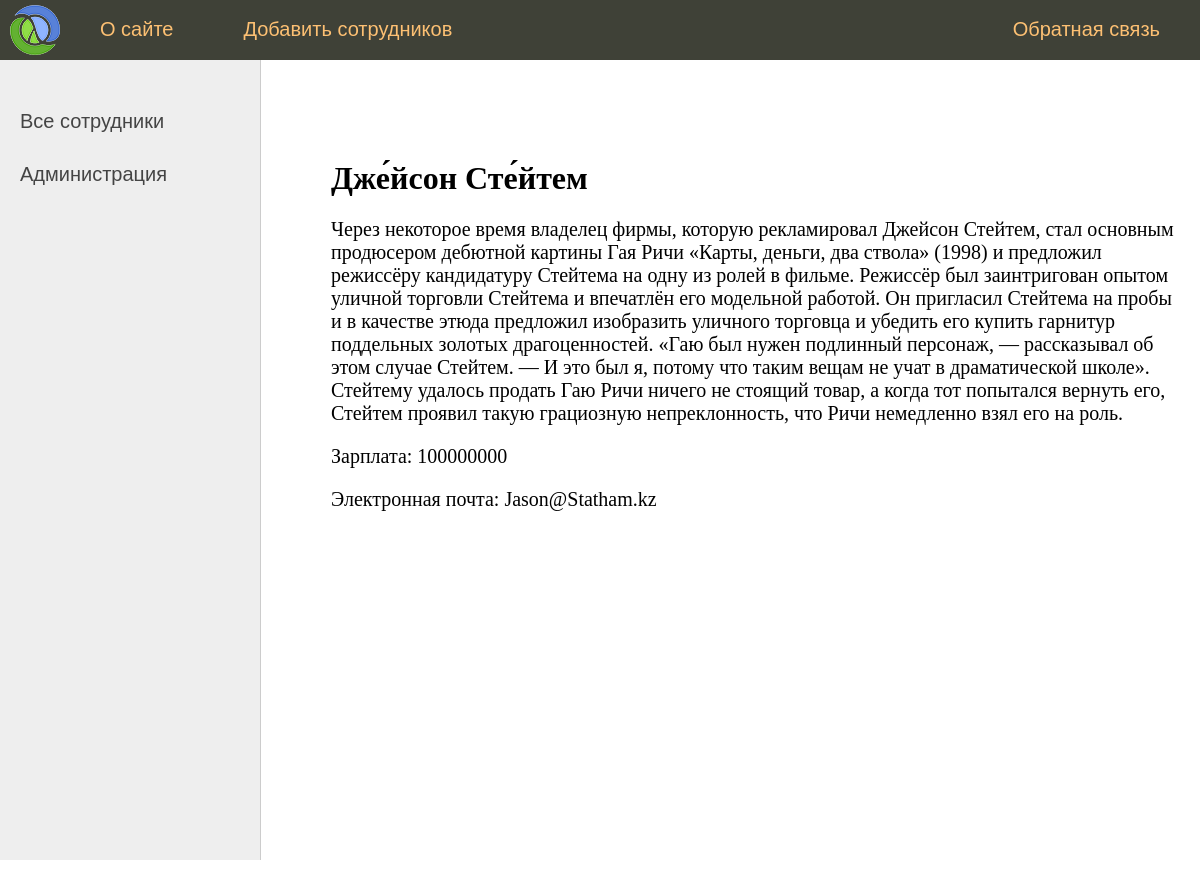
/post/Jason@Statham.kz/, run on the app's committed database.
### article/models.py (models this page shows, shortened)
class User(models.Model):
    title = models.CharField(max_length=255, verbose_name="ФИО")
    slug = models.CharField(max_length=255, unique=True, db_index=True, verbose_name="Эл. почта")
    salary = models.IntegerField(verbose_name="Зарплата")
    content = models.TextField(blank=True, verbose_name="Роль")
    time_create = models.DateTimeField(auto_now_add=True, verbose_name="Время создания")
    time_update = models.DateTimeField(auto_now=True, verbose_name="Время изменения")
    is_published = models.BooleanField(default=True, verbose_name="Публикация")
    def __str__(self):
        return self.title
    class Meta:
        verbose_name = 'сотрудник'
        verbose_name_plural = 'Персонал'
        ordering = ['time_create','title']

### article/views.py (the view)
# urls.py: path('post/<str:post_slug>/',ShowPost.as_view(),name='post'),
class ShowPost(DetailView):
     model = User
     template_name = 'article/post.html'
     slug_url_kwarg  ='post_slug'
     context_object_name = 'post'
     def get_context_data(self,*,object_list = None, **kwargs):
          context =  super().get_context_data(**kwargs)
          context['title'] = context['post']
          context['menu'] = menu
          context['salary'] = context['post'].salary
          return context

### article/templates/article/post.html
{% extends 'article/base.html' %}
{% block content %}
<h1>{{post.title}}</h1>
{{post.content|linebreaks}}
<p>Зарплата: {{salary}}</p>
<p>Электронная почта: {{post.slug}}</p>
{%endblock%}

### article/static/article/css/styles.css (style rules this page uses)
html, body { font-family: 'Arial'; margin: 0; padding: 0; height: 100%; width: 100%; color: #444; }
.content-text h1 { font-size: 32px; }

### data on the page
User: title "Дже́йсон Сте́йтем", content "Через некоторое время владелец фирмы, которую рекламировал Джейсон Стейтем, стал основным продюсером дебютной картины Гая Ричи «Карты, деньги, два ствола» (1998) и предложил режиссёру кандидатуру Стейтема на одну из ролей в фильме. Режиссёр был заинтригован опытом уличной торговли Стейтема и впечатлён его модельной работой. Он пригласил Стейтема на пробы и в качестве этюда предложил изобразить уличного торговца и убедить его купить гарнитур поддельных золотых драгоценностей. «Гаю был нужен подлинный персонаж, — рассказывал об этом случае Стейтем. — И это был я, потому что таким вещам не учат в драматической школе». Стейтему удалось продать Гаю Ричи ничего не стоящий товар, а когда тот…", slug "Jason@Statham.kz"

### other printed values
{{ m.title }} "О сайте" "Добавить сотрудников"
{{ m.title }} "Обратная связь"
{{ salary }} "100000000"
